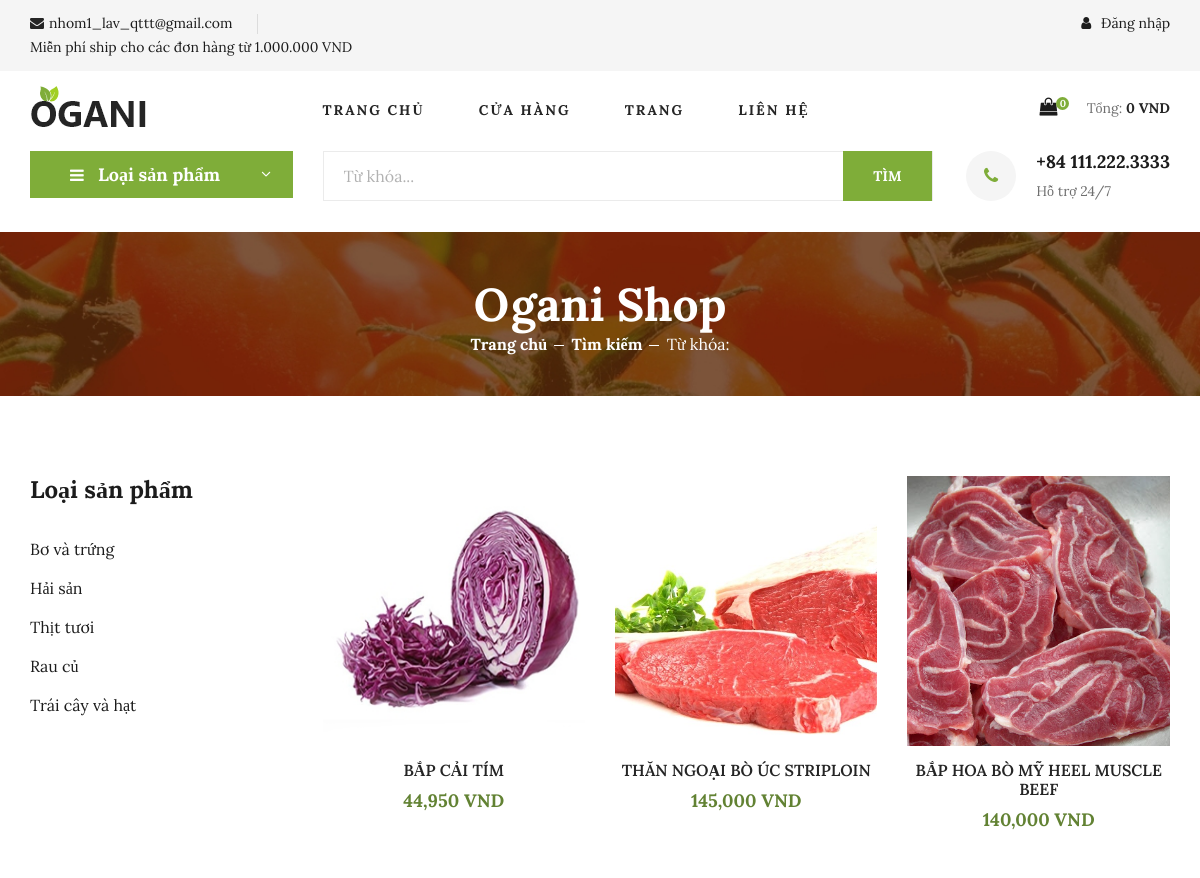
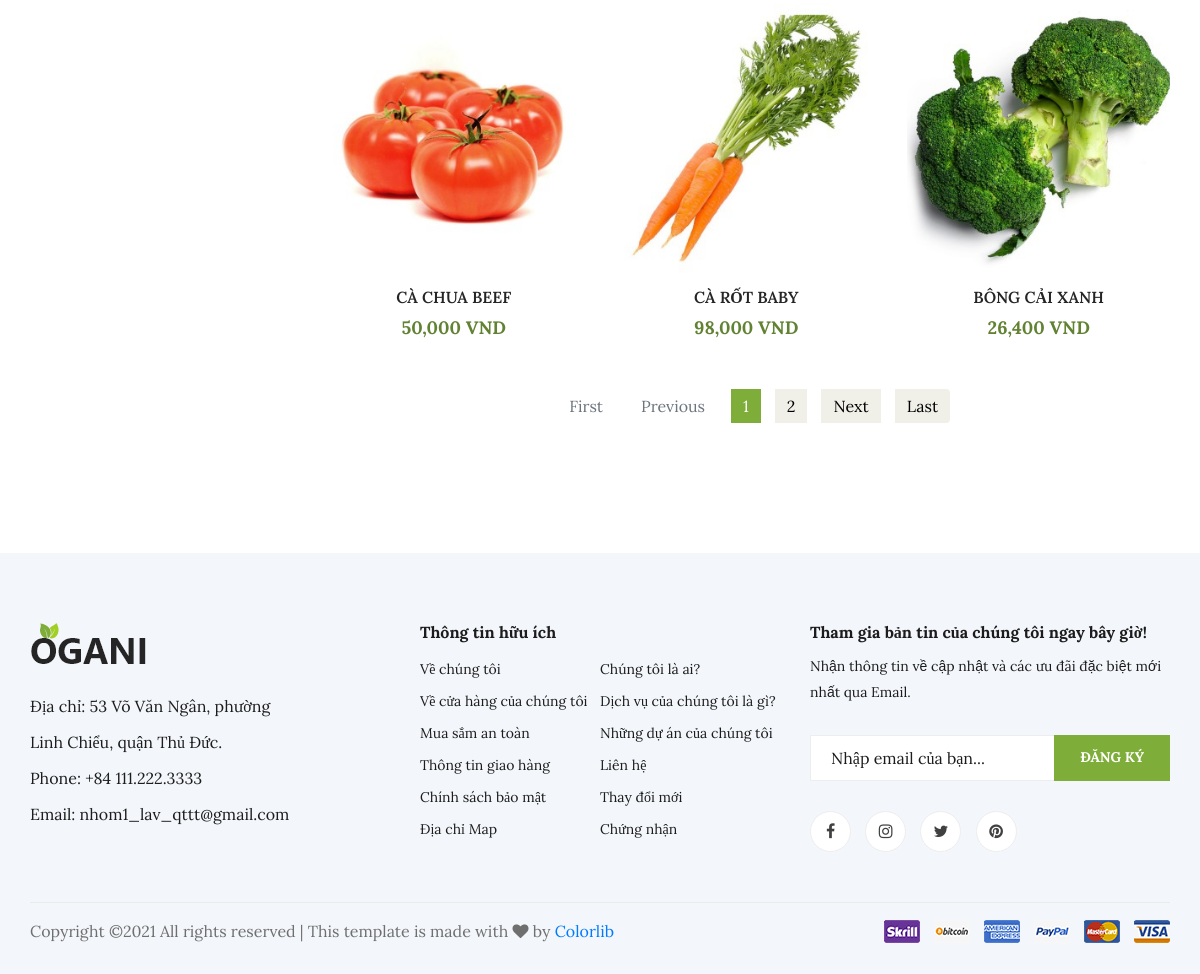
Screenshot of /search.php with the database file from the repository (2 pictures, top to bottom).
### tables this page shows
CREATE TABLE IF NOT EXISTS `protypes` (
  `type_id` int(11) NOT NULL AUTO_INCREMENT,
  `type_name` varchar(100) NOT NULL,
  `type_img` varchar(100) NOT NULL,
  PRIMARY KEY (`type_id`)
);

CREATE TABLE IF NOT EXISTS `products` (
  `id` int(11) NOT NULL AUTO_INCREMENT,
  `name` varchar(100) NOT NULL,
  `price` decimal(10,0) NOT NULL,
  `description` varchar(1000) NOT NULL,
  `information` text NOT NULL,
  `image` varchar(100) NOT NULL,
  `type_id` int(11) NOT NULL,
  `weight` float NOT NULL,
  `feature` tinyint(4) NOT NULL,
  `created_at` timestamp NOT NULL DEFAULT current_timestamp(),
  PRIMARY KEY (`id`)
);

### models/db.php (called while the page is built, shortened)
<?php
class Db
{
    public static $connection;
    public function __construct()
    {
        if (!self::$connection) {
            self::$connection = new mysqli(DB_HOST, DB_USER, DB_PASSWORD, DB_NAME, DB_PORT);
            self::$connection->set_charset(DB_CHARSET);
        }
        return self::$connection;
    }
}

### models/protype.php (called while the page is built, shortened)
<?php
class Protype extends Db{
    function getAllProtype(){
        $sql = self::$connection->prepare("SELECT * FROM `protypes`");
        $sql->execute();
        $items = $sql->get_result()->fetch_all(MYSQLI_ASSOC);
        return $items;
    }
}

### models/product.php (called while the page is built, shortened)
<?php
class Product extends Db{
    function getProductsWithNameP($keyword, $perPage, $page){
        $start = $perPage * ($page - 1);
        $sql = self::$connection->prepare("SELECT *
        FROM `products`
        WHERE `products`.`name`
        LIKE '%$keyword%'
        LIMIT $start, $perPage");
        $sql->execute();
        $items = $sql->get_result()->fetch_all(MYSQLI_ASSOC);
        return $items;
    }
}

### search.php (the view, shortened to what this page needs)
<?php
include('header.php');
require "models/product.php";
require "models/pagination.php";
$product = new Product();
$protype = new Protype();
$keyword = null;
$perPage = 6;
$page_num = 1;
$totalRows = count($product->getProductsWithNameP($keyword, $perPage, $page_num));
$baseUrl = "http://" . $_SERVER['HTTP_HOST'] . "/ogani-master/search.php?key=$keyword&";
$productList = $product->getProductsWithNameP($keyword, $perPage, $page_num);
?>
<section class="breadcrumb-section set-bg" data-setbg="img/breadcrumb.jpg">
    <div class="container">
        <div class="row">
            <div class="col-lg-12 text-center">
                <div class="breadcrumb__text">
                    <h2>Ogani Shop</h2>
                    <div class="breadcrumb__option">
                        <a href="index.php">Trang chủ</a>
                        <a href="classify.php">Tìm kiếm</a>
                        <span>Từ khóa: <?php echo $keyword ?></span>
                    </div>
                </div>
            </div>
        </div>
    </div>
</section>
<section class="product spad">
    <div class="container">
        <div class="row">
            <div class="col-lg-3 col-md-5">
                <div class="sidebar">
                    <div class="sidebar__item">
                        <h4>Loại sản phẩm</h4>
                        <ul>
                            <?php foreach ($protype->getAllProtype() as $value) { ?>
                                <li><a href="classify.php?type_id=<?php echo $value['type_id'] ?>"><?php echo $value['type_name'] ?></a></li>
                            <?php } ?>
                        </ul>
                    </div>
                </div>
            </div>
            <div class="col-lg-9 col-md-7">
                <div class="row">
                    <?php foreach ($productList as $value) { ?>
                        <div class="col-lg-4 col-md-6 col-sm-6">
                            <div class="product__item">
                                <div class="product__item__pic set-bg" data-setbg="img/products/<?php echo $value['image'] ?>">
                                </div>
                                <div class="product__item__text">
                                    <h6><a href="shop-details.php?id=<?php echo $value['id'] ?>"><?php echo $value['name'] ?></a></h6>
                                    <?php if ($value['feature'] == 1) { ?>
                                        <h5><?php echo number_format($value['price']) ?> VND</h5>
                                    <?php } else { ?>
                                        <h5><?php echo number_format($value['price'] - ($value['price'] * 0.2)) ?> VND</h5> <?php } ?>
                                </div>
                            </div>
                        </div>
                    <?php } ?>
                </div>
                <div class="row">
                    <div class="product__pagination mx-auto">
                        <ul class="pagination">
                            <?php echo Pagination::createLinks($baseUrl, $totalRows, $perPage, $page_num);?>
                        </ul>
                    </div>
                </div>
            </div>
        </div>
    </div>
</section>
<?php
include('footer.php')
?>

### css/style.css (style rules this page uses)
html, body { height: 100%; font-family: 'Lora', serif; -webkit-font-smoothing: antialiased; font-smoothing: antialiased; }
h1, h2, h3, h4, h5, h6 { margin: 0; color: #111111; font-weight: 600; font-family: 'Lora', serif; }
h2 { font-size: 36px; }
h4 { font-size: 24px; }
h5 { font-size: 18px; }
h6 { font-size: 16px; }
ul, ol { padding: 0; margin: 0; }
.set-bg { background-repeat: no-repeat; background-size: cover; background-position: top center; }
.spad { padding-top: 100px; padding-bottom: 30px; }
.breadcrumb-section { display: flex; align-items: center; padding: 45px 0 40px; }
.breadcrumb__text h2 { font-size: 46px; color: #ffffff; font-weight: 700; }
.breadcrumb__option a { display: inline-block; font-size: 16px; color: #ffffff; font-weight: 700; margin-right: 20px; position: relative; }
.breadcrumb__option a:after { position: absolute; right: -17px; top: 13px; height: 1px; width: 10px; background: #ffffff; content: ""; }
.breadcrumb__option span { display: inline-block; font-size: 16px; color: #ffffff; }
.sidebar__item { margin-bottom: 35px; }
.sidebar__item h4 { color: #1c1c1c; font-weight: 700; margin-bottom: 25px; }
.sidebar__item ul li { list-style: none; }
.sidebar__item ul li a { font-size: 16px; color: #1c1c1c; line-height: 39px; display: block; }
.product { padding-top: 80px; padding-bottom: 80px; }
.product__item { margin-bottom: 50px; }
.product__item__pic { height: 270px; position: relative; overflow: hidden; }
.product__item__text { text-align: center; padding-top: 15px; }
.product__item__text h6 { margin-bottom: 10px; }
.product__item__text h6 a { color: #252525; }
.product__item__text h5 { color: #628233; font-weight: 700; }
.pagination { margin-bottom: 25px; margin-top: 0; padding-left: 15px; }
@media only screen and (min-width: 1200px) { .container { max-width: 1170px; } }

### css/comment.css (style rules this page uses)
*, *:before, *:after { margin: 0; padding: 0; -webkit-box-sizing: border-box; transition: all 0.2s ease; }

### rows the page displays
protypes: type_name "Bơ và trứng"
protypes: type_name "Hải sản"
protypes: type_name "Thịt tươi"
protypes: type_name "Rau củ"
protypes: type_name "Trái cây và hạt"
products: shows a picture, name "BẮP CẢI TÍM", price "44,950"
products: shows a picture, name "THĂN NGOẠI BÒ ÚC STRIPLOIN", price "145,000"
products: shows a picture, name "BẮP HOA BÒ MỸ HEEL MUSCLE BEEF", $value['price']-($value['price']*0.2) "140,000"
products: shows a picture, name "CÀ CHUA BEEF", price "50,000"
products: shows a picture, name "CÀ RỐT BABY", price "98,000"
products: shows a picture, name "BÔNG CẢI XANH", $value['price']-($value['price']*0.2) "26,400"

### other values shown
$totalQty "0"
$totalPrice "0"
